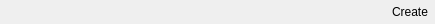
<?xml version="1.0" encoding="UTF-8"?>
<ui version="4.0">
 <class>Form</class>
 <widget class="QWidget" name="Form">
  <property name="geometry">
   <rect>
    <x>0</x>
    <y>0</y>
    <width>435</width>
    <height>24</height>
   </rect>
  </property>
  <property name="windowTitle">
   <string>Form</string>
  </property>
  <layout class="QVBoxLayout" name="verticalLayout">
   <property name="leftMargin">
    <number>0</number>
   </property>
   <property name="topMargin">
    <number>0</number>
   </property>
   <property name="rightMargin">
    <number>0</number>
   </property>
   <property name="bottomMargin">
    <number>0</number>
   </property>
   <item>
    <layout class="QHBoxLayout" name="horizontalLayout">
     <item>
      <widget class="QgsFileWidget" name="mFile">
       <property name="fileWidgetButtonVisible">
        <bool>true</bool>
       </property>
       <property name="filter">
        <string>*.pkl</string>
       </property>
      </widget>
     </item>
     <item>
      <widget class="QToolButton" name="mCreate">
       <property name="text">
        <string>Create</string>
       </property>
       <property name="icon">
        <iconset>
         <normaloff>:/images/themes/default/processingAlgorithm.svg</normaloff>:/images/themes/default/processingAlgorithm.svg</iconset>
       </property>
       <property name="popupMode">
        <enum>QToolButton::InstantPopup</enum>
       </property>
       <property name="autoRaise">
        <bool>true</bool>
       </property>
      </widget>
     </item>
    </layout>
   </item>
  </layout>
 </widget>
 <customwidgets>
  <customwidget>
   <class>QgsFileWidget</class>
   <extends>QWidget</extends>
   <header>qgsfilewidget.h</header>
  </customwidget>
 </customwidgets>
 <resources/>
 <connections/>
</ui>
